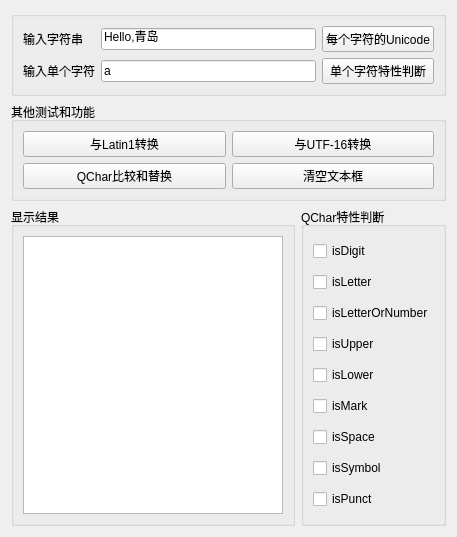
<?xml version="1.0" encoding="UTF-8"?>
<ui version="4.0">
 <class>Widget</class>
 <widget class="QWidget" name="Widget">
  <property name="geometry">
   <rect>
    <x>0</x>
    <y>0</y>
    <width>457</width>
    <height>537</height>
   </rect>
  </property>
  <property name="windowTitle">
   <string>QChar功能测试</string>
  </property>
  <layout class="QVBoxLayout" name="verticalLayout">
   <item>
    <widget class="QGroupBox" name="groupBox">
     <property name="title">
      <string/>
     </property>
     <layout class="QGridLayout" name="gridLayout">
      <item row="0" column="0">
       <widget class="QLabel" name="label">
        <property name="text">
         <string>输入字符串</string>
        </property>
       </widget>
      </item>
      <item row="0" column="1">
       <widget class="QLineEdit" name="lineEdit_str">
        <property name="text">
         <string>Hello,青岛</string>
        </property>
       </widget>
      </item>
      <item row="0" column="2">
       <widget class="QPushButton" name="pushButton_Unicode">
        <property name="text">
         <string>每个字符的Unicode</string>
        </property>
       </widget>
      </item>
      <item row="1" column="0">
       <widget class="QLabel" name="label_2">
        <property name="text">
         <string>输入单个字符</string>
        </property>
       </widget>
      </item>
      <item row="1" column="1">
       <widget class="QLineEdit" name="lineEdit_char">
        <property name="text">
         <string>a</string>
        </property>
       </widget>
      </item>
      <item row="1" column="2">
       <widget class="QPushButton" name="pushButton_Check">
        <property name="text">
         <string>单个字符特性判断</string>
        </property>
       </widget>
      </item>
     </layout>
    </widget>
   </item>
   <item>
    <widget class="QGroupBox" name="groupBox_2">
     <property name="title">
      <string>其他测试和功能</string>
     </property>
     <layout class="QGridLayout" name="gridLayout_2">
      <item row="0" column="1">
       <widget class="QPushButton" name="pushButton_UTF16">
        <property name="text">
         <string>与UTF-16转换</string>
        </property>
       </widget>
      </item>
      <item row="0" column="0">
       <widget class="QPushButton" name="pushButton_Latin1">
        <property name="text">
         <string>与Latin1转换</string>
        </property>
       </widget>
      </item>
      <item row="1" column="0">
       <widget class="QPushButton" name="pushButton_QChar">
        <property name="text">
         <string>QChar比较和替换</string>
        </property>
       </widget>
      </item>
      <item row="1" column="1">
       <widget class="QPushButton" name="pushButton_Clear">
        <property name="text">
         <string>清空文本框</string>
        </property>
       </widget>
      </item>
     </layout>
    </widget>
   </item>
   <item>
    <layout class="QHBoxLayout" name="horizontalLayout">
     <item>
      <widget class="QGroupBox" name="groupBox_3">
       <property name="title">
        <string>显示结果</string>
       </property>
       <layout class="QGridLayout" name="gridLayout_3">
        <item row="0" column="0">
         <widget class="QPlainTextEdit" name="plainTextEdit"/>
        </item>
       </layout>
      </widget>
     </item>
     <item>
      <widget class="QGroupBox" name="groupBox_4">
       <property name="title">
        <string>QChar特性判断</string>
       </property>
       <layout class="QGridLayout" name="gridLayout_4">
        <item row="0" column="0">
         <widget class="QCheckBox" name="checkBox_Digit">
          <property name="text">
           <string>isDigit</string>
          </property>
         </widget>
        </item>
        <item row="1" column="0">
         <widget class="QCheckBox" name="checkBox_Letter">
          <property name="text">
           <string>isLetter</string>
          </property>
         </widget>
        </item>
        <item row="2" column="0">
         <widget class="QCheckBox" name="checkBox_LetterOrNumber">
          <property name="text">
           <string>isLetterOrNumber</string>
          </property>
         </widget>
        </item>
        <item row="3" column="0">
         <widget class="QCheckBox" name="checkBox_Upper">
          <property name="text">
           <string>isUpper</string>
          </property>
         </widget>
        </item>
        <item row="4" column="0">
         <widget class="QCheckBox" name="checkBox_Lower">
          <property name="text">
           <string>isLower</string>
          </property>
         </widget>
        </item>
        <item row="5" column="0">
         <widget class="QCheckBox" name="checkBox_Mark">
          <property name="text">
           <string>isMark</string>
          </property>
         </widget>
        </item>
        <item row="6" column="0">
         <widget class="QCheckBox" name="checkBox_Space">
          <property name="text">
           <string>isSpace</string>
          </property>
         </widget>
        </item>
        <item row="7" column="0">
         <widget class="QCheckBox" name="checkBox_Symbol">
          <property name="text">
           <string>isSymbol</string>
          </property>
         </widget>
        </item>
        <item row="8" column="0">
         <widget class="QCheckBox" name="checkBox_Punct">
          <property name="text">
           <string>isPunct</string>
          </property>
         </widget>
        </item>
       </layout>
      </widget>
     </item>
    </layout>
   </item>
  </layout>
 </widget>
 <resources/>
 <connections/>
</ui>
